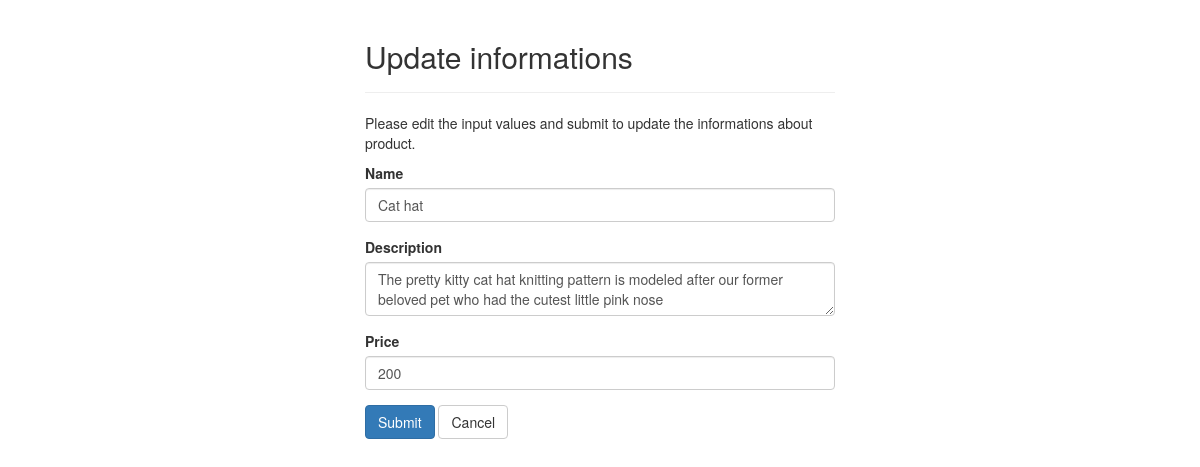
Screenshot of /update.php?id=31 with the database file from the repository.
### tables this page shows
CREATE TABLE `products` (
  `id` int(11) NOT NULL,
  `code` varchar(30) NOT NULL,
  `name` varchar(30) NOT NULL,
  `description` text NOT NULL,
  `price` int(11) NOT NULL,
  `picture` varchar(200) NOT NULL
);

### update.php (the view, shortened to what this page needs)
<?php
    require_once "config/config.php";
    $name = $description = $price = "";
    $name_err = $description_err = $price_err = "";
    if (isset($_POST["id"]) && !empty($_POST["id"])) {
        $id = $_POST["id"];
        $input_name = trim($_POST["name"]);
        if (empty($input_name)) {
            $name_err = "Please enter a name!";
        }elseif(!filter_var($input_name, FILTER_VALIDATE_REGEXP, array("options"=>array("regexp"=>"/^[a-zA-Z\s]+$/")))){
            $name_err = "Please enter a valid name!";
        }else{
            $name = $input_name;
        }
        $input_description = trim($_POST['description']);
        if (empty($input_description)) {
            $description_err = "Please enter an description of product!";
        }else{
            $description = $input_description;
        }
        $input_price = trim($_POST["price"]);
        if (empty($input_price)) {
            $price_err = "Please enter the price amount!";
        }elseif(!ctype_digit($input_price)){
            $price_err = "Please enter a positive digit!";
        }else{
            $price = $input_price;
        }
        if (empty($name_err) && empty($description_err) && empty($price_err)) {
            $sql = "UPDATE products SET name=?, description=?, price=? WHERE id=?";
            if ($stmt = mysqli_prepare($link, $sql)) {
                mysqli_stmt_bind_param($stmt, "ssii", $param_name, $param_description, $param_price, $param_id);
                $param_name = $name;
                $param_description = $description;
                $param_price = $price;
                $param_id = $id;
                if (mysqli_stmt_execute($stmt)) {
                    header("location: index.php");
                    exit();
                }else{
                    echo "Something went wrong! Please try again leter.";
                }
            }
            mysqli_stmt_close($stmt);
        }
        mysqli_close($link);
    }else{
        if (isset($_GET["id"]) && !empty(trim($_GET["id"]))) {
            $sql = "SELECT * FROM products WHERE id = ?";
            if ($stmt = mysqli_prepare($link, $sql)) {
                mysqli_stmt_bind_param($stmt, "i", $param_id);
                if (mysqli_stmt_execute($stmt)) {
                    $result = mysqli_stmt_get_result($stmt);
                    if (mysqli_num_rows($result) == 1) {
                        $row = mysqli_fetch_array($result, MYSQLI_ASSOC);
                        $name = $row["name"];
                        $description = $row["description"];
                        $price = $row["price"];
                    }else{
                        header("location: error.php");
                        exit();
                    }
                }else{
                    echo "Oops! Something went wrong. Please try again leter.";
                }
            }
        }else{
            header("location: error.php");
            exit();
        }
    }
?>
<!DOCTYPE html>
<html lang="en">
<head>
    <link rel="stylesheet" href="https://maxcdn.bootstrapcdn.com/bootstrap/3.3.7/css/bootstrap.css">
</head>
<body>
    <div class="wrapper">
        <div class="container-fluid">
            <div class="row">
                <div class="col-md-12">
                    <div class="page-header">
                        <h2>Update informations</h2>
                    </div>
                    <p>Please edit the input values and submit to update the informations about product.</p>
                    <form action="<?php echo htmlspecialchars(basename($_SERVER['REQUEST_URI']))?>" method="POST">
                        <div class="form-group<?php echo (!empty($name_err)) ? 'has-error': ''; ?>">
                            <label>Name</label>
                            <input type="text" name="name" class="form-control" value="<?php echo $name; ?>">
                        </div>
                        <div class="form-group<?php echo (!empty($description_err)) ? 'has-error': ''; ?>">
                            <label>Description</label>
                            <textarea name="description" class="form-control"><?php echo $description;?></textarea>
                        </div>
                        <div class="form-group <?php echo (!empty($price_err)) ? 'has-error' : ''; ?>">
                            <label>Price</label>
                            <input type="text" name="price" class="form-control" value="<?php echo $price; ?>">
                        </div>
                        <input type="submit" class="btn btn-primary" value="Submit">
                        <a href="index.php" class="btn btn-default">Cancel</a>
                </form>
                </div>
            </div>
        </div>
    </div>
</body>
</html>

### update.php (style rules this page uses)
.wrapper { width: 500px; margin: 0 auto; }

### rows the page displays
products: name "Cat hat", description "The pretty kitty cat hat knitting pattern is modeled after our former beloved pet who had the cutest little pink nose", price "200"
